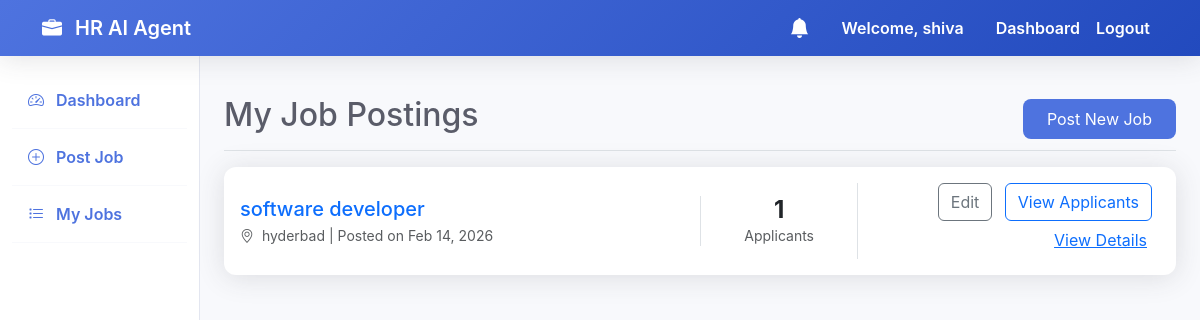
The app's page /jobs/my-jobs/ (signed in), older data.
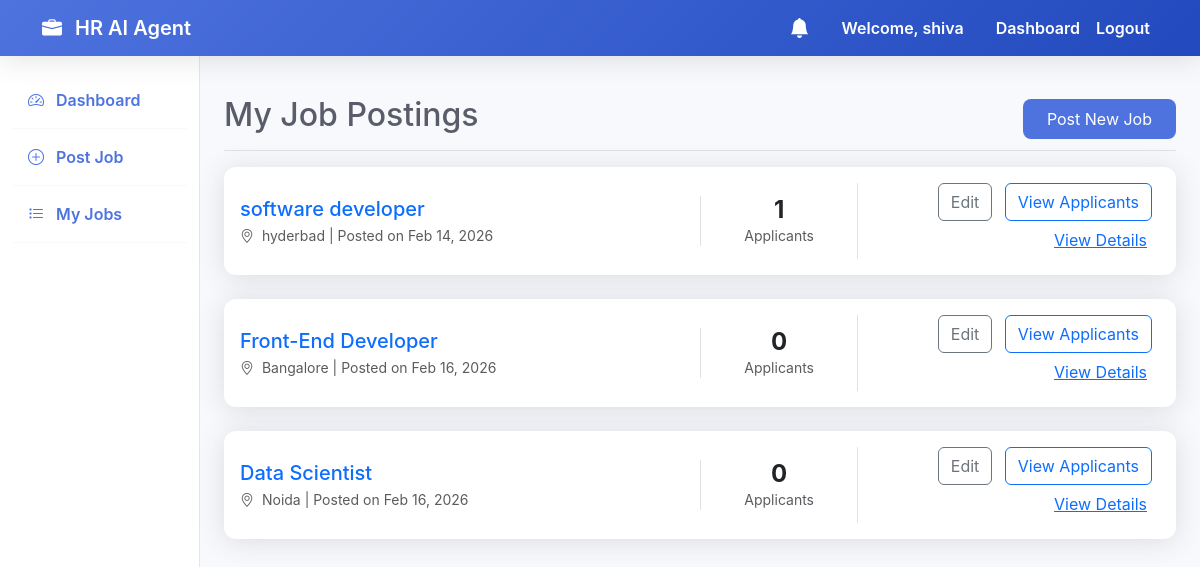
The same page, newer data.
### jobs/models.py (models this page shows, shortened)
class Job(models.Model):
    hr = models.ForeignKey(settings.AUTH_USER_MODEL, on_delete=models.CASCADE, related_name='posted_jobs')
    title = models.CharField(max_length=255)
    description = models.TextField()
    skills_required = models.TextField(help_text="Comma separated skills")
    experience_required = models.CharField(max_length=100)
    location = models.CharField(max_length=255)
    created_at = models.DateTimeField(auto_now_add=True)

### jobs/views.py (the view)
# urls.py: path('my-jobs/', views.hr_jobs, name='hr_jobs'),
@login_required
def hr_jobs(request):
    if request.user.role != 'hr':
        return redirect('dashboard')
    jobs = request.user.posted_jobs.all()
    return render(request, 'jobs/hr_jobs.html', {'jobs': jobs})

### interviews/context_processors.py (called while the page is built)
def unread_notifications(request):
    if request.user.is_authenticated:
        count = Notification.objects.filter(recipient=request.user, is_read=False).count()
        return {'unread_notifications_count': count}
    return {'unread_notifications_count': 0}

### templates/jobs/hr_jobs.html (shortened to what this page needs)
{% extends 'base.html' %}
{% block content %}
<div class="d-flex justify-content-between flex-wrap flex-md-nowrap align-items-center pt-3 pb-2 mb-3 border-bottom">
    <h1 class="h2">My Job Postings</h1>
    <a href="{% url 'post_job' %}" class="btn btn-primary">Post New Job</a>
</div>
<div class="row row-cols-1 g-4">
    {% for job in jobs %}
    <div class="col">
        <div class="card p-3">
            <div class="row align-items-center">
                <div class="col-md-6">
                    <h5 class="mb-1 text-primary">{{ job.title }}</h5>
                    <p class="text-muted mb-0 small">
                        <i class="bi bi-geo-alt me-1"></i>
                        {{ job.location }} | Posted on {{ job.created_at|date:"M d, Y" }}
                    </p>
                </div>
                <div class="col-md-2 text-center border-start">
                    <div class="h4 mb-0 fw-bold">{{ job.applications.count }}</div>
                    <div class="small text-muted">Applicants</div>
                </div>
                <div class="col-md-4 text-end border-start">
                    <a href="{% url 'edit_job' job.id %}" class="btn btn-outline-secondary me-2">Edit</a>
                    <a href="{% url 'view_applicants' job.id %}" class="btn btn-outline-primary me-2">View
                        Applicants</a>
                    <a href="{% url 'job_detail' job.id %}" class="btn btn-link">View Details</a>
                </div>
            </div>
        </div>
    </div>
    {% empty %}
    <div class="col-12 text-center py-5">
        <p class="lead">You haven't posted any jobs yet.</p>
        <a href="{% url 'post_job' %}" class="btn btn-primary">Post Your First Job</a>
    </div>
    {% endfor %}
</div>
{% endblock %}

Row changes from the older to the newer data that the page shows:
added Job: title "Front-End Developer", location "Bangalore", created_at "Feb 16, 2026", applications.count "0"
added Job: title "Data Scientist", location "Noida", created_at "Feb 16, 2026", applications.count "0"
